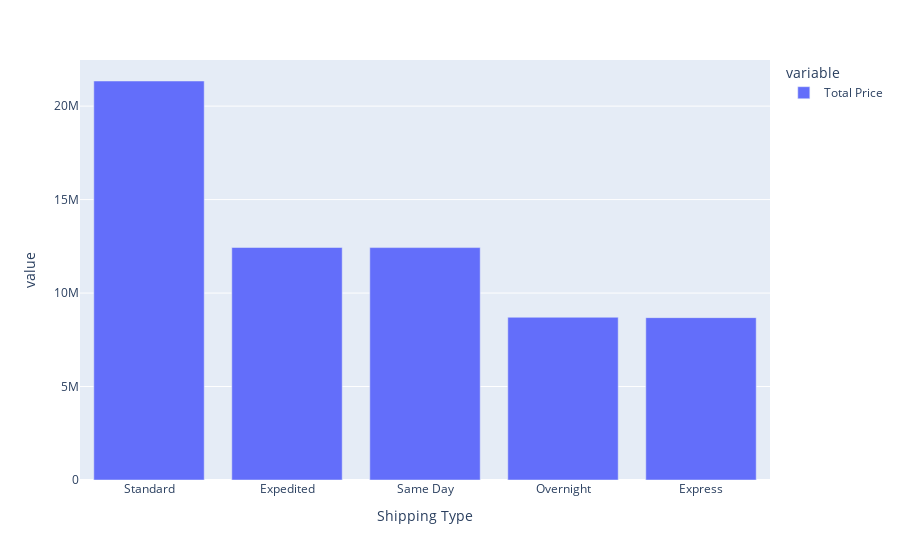

Here is the notebook cell this chart was saved with:
### Code cell
#2

by_shipping = data.groupby('Shipping Type')['Total Price'].sum().sort_values(ascending = False)
px.bar(by_shipping)

### Figure 1 — Plotly figure (JSON) as saved in the notebook; plotly's stock layout.template omitted (floating-point values rounded to 4 significant figures)
{"data": [{"alignmentgroup": "True", "hovertemplate": "variable=Total Price<br>Shipping Type=%{x}<br>value=%{y}<extra></extra>", "legendgroup": "Total Price", "marker": {"color": "#636efa", "pattern": {"shape": ""}}, "name": "Total Price", "offsetgroup": "Total Price", "orientation": "v", "showlegend": true, "textposition": "auto", "type": "bar", "x": ["Standard", "Expedited", "Same Day", "Overnight", "Express"], "xaxis": "x", "y": [21340000.0, 12440000.0, 12430000.0, 8705000.0, 8685000.0], "yaxis": "y"}], "layout": {"barmode": "relative", "legend": {"title": {"text": "variable"}, "tracegroupgap": 0}, "margin": {"t": 60}, "xaxis": {"anchor": "y", "domain": [0, 1], "title": {"text": "Shipping Type"}}, "yaxis": {"anchor": "x", "domain": [0, 1], "title": {"text": "value"}}}}
